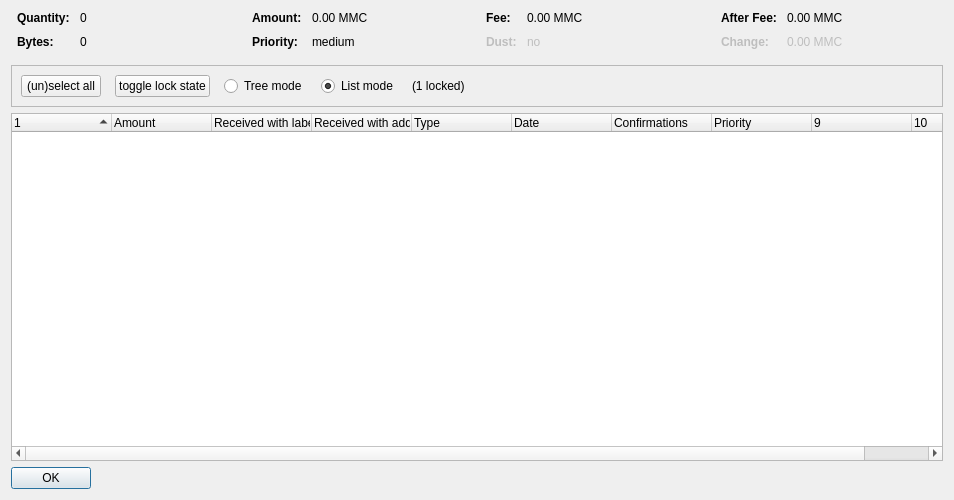
<?xml version="1.0" encoding="UTF-8"?>
<ui version="4.0">
 <class>CoinControlDialog</class>
 <widget class="QDialog" name="CoinControlDialog">
  <property name="geometry">
   <rect>
    <x>0</x>
    <y>0</y>
    <width>954</width>
    <height>500</height>
   </rect>
  </property>
  <property name="windowTitle">
   <string>Coin Selection</string>
  </property>
  <layout class="QVBoxLayout" name="verticalLayout">
   <item>
    <layout class="QHBoxLayout" name="horizontalLayoutTop" stretch="0,0,0,0">
     <property name="topMargin">
      <number>0</number>
     </property>
     <property name="bottomMargin">
      <number>10</number>
     </property>
     <item>
      <layout class="QFormLayout" name="formLayoutCoinControl1">
       <property name="horizontalSpacing">
        <number>10</number>
       </property>
       <property name="verticalSpacing">
        <number>10</number>
       </property>
       <property name="leftMargin">
        <number>6</number>
       </property>
       <property name="rightMargin">
        <number>6</number>
       </property>
       <item row="0" column="0">
        <widget class="QLabel" name="labelCoinControlQuantityText">
         <property name="font">
          <font>
           <weight>75</weight>
           <bold>true</bold>
          </font>
         </property>
         <property name="text">
          <string>Quantity:</string>
         </property>
        </widget>
       </item>
       <item row="0" column="1">
        <widget class="QLabel" name="labelCoinControlQuantity">
         <property name="cursor">
          <cursorShape>IBeamCursor</cursorShape>
         </property>
         <property name="contextMenuPolicy">
          <enum>Qt::ActionsContextMenu</enum>
         </property>
         <property name="text">
          <string notr="true">0</string>
         </property>
         <property name="textInteractionFlags">
          <set>Qt::LinksAccessibleByMouse|Qt::TextSelectableByKeyboard|Qt::TextSelectableByMouse</set>
         </property>
        </widget>
       </item>
       <item row="1" column="0">
        <widget class="QLabel" name="labelCoinControlBytesText">
         <property name="font">
          <font>
           <weight>75</weight>
           <bold>true</bold>
          </font>
         </property>
         <property name="text">
          <string>Bytes:</string>
         </property>
        </widget>
       </item>
       <item row="1" column="1">
        <widget class="QLabel" name="labelCoinControlBytes">
         <property name="cursor">
          <cursorShape>IBeamCursor</cursorShape>
         </property>
         <property name="contextMenuPolicy">
          <enum>Qt::ActionsContextMenu</enum>
         </property>
         <property name="text">
          <string notr="true">0</string>
         </property>
         <property name="textInteractionFlags">
          <set>Qt::LinksAccessibleByMouse|Qt::TextSelectableByKeyboard|Qt::TextSelectableByMouse</set>
         </property>
        </widget>
       </item>
      </layout>
     </item>
     <item>
      <layout class="QFormLayout" name="formLayoutCoinControl2">
       <property name="horizontalSpacing">
        <number>10</number>
       </property>
       <property name="verticalSpacing">
        <number>10</number>
       </property>
       <property name="leftMargin">
        <number>6</number>
       </property>
       <property name="rightMargin">
        <number>6</number>
       </property>
       <item row="0" column="0">
        <widget class="QLabel" name="labelCoinControlAmountText">
         <property name="font">
          <font>
           <weight>75</weight>
           <bold>true</bold>
          </font>
         </property>
         <property name="text">
          <string>Amount:</string>
         </property>
        </widget>
       </item>
       <item row="0" column="1">
        <widget class="QLabel" name="labelCoinControlAmount">
         <property name="cursor">
          <cursorShape>IBeamCursor</cursorShape>
         </property>
         <property name="contextMenuPolicy">
          <enum>Qt::ActionsContextMenu</enum>
         </property>
         <property name="text">
          <string notr="true">0.00 MMC</string>
         </property>
         <property name="textInteractionFlags">
          <set>Qt::LinksAccessibleByMouse|Qt::TextSelectableByKeyboard|Qt::TextSelectableByMouse</set>
         </property>
        </widget>
       </item>
       <item row="1" column="0">
        <widget class="QLabel" name="labelCoinControlPriorityText">
         <property name="font">
          <font>
           <weight>75</weight>
           <bold>true</bold>
          </font>
         </property>
         <property name="text">
          <string>Priority:</string>
         </property>
        </widget>
       </item>
       <item row="1" column="1">
        <widget class="QLabel" name="labelCoinControlPriority">
         <property name="cursor">
          <cursorShape>IBeamCursor</cursorShape>
         </property>
         <property name="contextMenuPolicy">
          <enum>Qt::ActionsContextMenu</enum>
         </property>
         <property name="text">
          <string>medium</string>
         </property>
         <property name="textInteractionFlags">
          <set>Qt::LinksAccessibleByMouse|Qt::TextSelectableByKeyboard|Qt::TextSelectableByMouse</set>
         </property>
        </widget>
       </item>
      </layout>
     </item>
     <item>
      <layout class="QFormLayout" name="formLayoutCoinControl3">
       <property name="horizontalSpacing">
        <number>10</number>
       </property>
       <property name="verticalSpacing">
        <number>10</number>
       </property>
       <property name="leftMargin">
        <number>6</number>
       </property>
       <property name="rightMargin">
        <number>6</number>
       </property>
       <item row="0" column="0">
        <widget class="QLabel" name="labelCoinControlFeeText">
         <property name="font">
          <font>
           <weight>75</weight>
           <bold>true</bold>
          </font>
         </property>
         <property name="text">
          <string>Fee:</string>
         </property>
        </widget>
       </item>
       <item row="0" column="1">
        <widget class="QLabel" name="labelCoinControlFee">
         <property name="cursor">
          <cursorShape>IBeamCursor</cursorShape>
         </property>
         <property name="contextMenuPolicy">
          <enum>Qt::ActionsContextMenu</enum>
         </property>
         <property name="text">
          <string notr="true">0.00 MMC</string>
         </property>
         <property name="textInteractionFlags">
          <set>Qt::LinksAccessibleByMouse|Qt::TextSelectableByKeyboard|Qt::TextSelectableByMouse</set>
         </property>
        </widget>
       </item>
       <item row="1" column="0">
        <widget class="QLabel" name="labelCoinControlLowOutputText">
         <property name="enabled">
          <bool>false</bool>
         </property>
         <property name="font">
          <font>
           <weight>75</weight>
           <bold>true</bold>
          </font>
         </property>
         <property name="text">
          <string>Dust:</string>
         </property>
        </widget>
       </item>
       <item row="1" column="1">
        <widget class="QLabel" name="labelCoinControlLowOutput">
         <property name="enabled">
          <bool>false</bool>
         </property>
         <property name="cursor">
          <cursorShape>IBeamCursor</cursorShape>
         </property>
         <property name="contextMenuPolicy">
          <enum>Qt::ActionsContextMenu</enum>
         </property>
         <property name="text">
          <string>no</string>
         </property>
         <property name="textInteractionFlags">
          <set>Qt::LinksAccessibleByMouse|Qt::TextSelectableByKeyboard|Qt::TextSelectableByMouse</set>
         </property>
        </widget>
       </item>
      </layout>
     </item>
     <item>
      <layout class="QFormLayout" name="formLayoutCoinControl4">
       <property name="horizontalSpacing">
        <number>10</number>
       </property>
       <property name="verticalSpacing">
        <number>10</number>
       </property>
       <property name="leftMargin">
        <number>6</number>
       </property>
       <property name="rightMargin">
        <number>6</number>
       </property>
       <item row="0" column="0">
        <widget class="QLabel" name="labelCoinControlAfterFeeText">
         <property name="font">
          <font>
           <weight>75</weight>
           <bold>true</bold>
          </font>
         </property>
         <property name="text">
          <string>After Fee:</string>
         </property>
        </widget>
       </item>
       <item row="0" column="1">
        <widget class="QLabel" name="labelCoinControlAfterFee">
         <property name="cursor">
          <cursorShape>IBeamCursor</cursorShape>
         </property>
         <property name="contextMenuPolicy">
          <enum>Qt::ActionsContextMenu</enum>
         </property>
         <property name="text">
          <string notr="true">0.00 MMC</string>
         </property>
         <property name="textInteractionFlags">
          <set>Qt::LinksAccessibleByMouse|Qt::TextSelectableByKeyboard|Qt::TextSelectableByMouse</set>
         </property>
        </widget>
       </item>
       <item row="1" column="0">
        <widget class="QLabel" name="labelCoinControlChangeText">
         <property name="enabled">
          <bool>false</bool>
         </property>
         <property name="font">
          <font>
           <weight>75</weight>
           <bold>true</bold>
          </font>
         </property>
         <property name="text">
          <string>Change:</string>
         </property>
        </widget>
       </item>
       <item row="1" column="1">
        <widget class="QLabel" name="labelCoinControlChange">
         <property name="enabled">
          <bool>false</bool>
         </property>
         <property name="cursor">
          <cursorShape>IBeamCursor</cursorShape>
         </property>
         <property name="contextMenuPolicy">
          <enum>Qt::ActionsContextMenu</enum>
         </property>
         <property name="text">
          <string notr="true">0.00 MMC</string>
         </property>
         <property name="textInteractionFlags">
          <set>Qt::LinksAccessibleByMouse|Qt::TextSelectableByKeyboard|Qt::TextSelectableByMouse</set>
         </property>
        </widget>
       </item>
      </layout>
     </item>
    </layout>
   </item>
   <item>
    <widget class="QFrame" name="frame">
     <property name="minimumSize">
      <size>
       <width>0</width>
       <height>40</height>
      </size>
     </property>
     <property name="frameShape">
      <enum>QFrame::StyledPanel</enum>
     </property>
     <property name="frameShadow">
      <enum>QFrame::Sunken</enum>
     </property>
     <layout class="QHBoxLayout" name="horizontalLayout">
      <item>
       <layout class="QHBoxLayout" name="horizontalLayoutPanel" stretch="0,0,0,0,0,0">
        <property name="spacing">
         <number>14</number>
        </property>
        <item>
         <widget class="QPushButton" name="pushButtonSelectAll">
          <property name="sizePolicy">
           <sizepolicy hsizetype="Maximum" vsizetype="Fixed">
            <horstretch>0</horstretch>
            <verstretch>0</verstretch>
           </sizepolicy>
          </property>
          <property name="text">
           <string>(un)select all</string>
          </property>
          <property name="autoDefault">
           <bool>false</bool>
          </property>
         </widget>
        </item>
        <item>
         <widget class="QPushButton" name="pushButtonToggleLock">
          <property name="sizePolicy">
           <sizepolicy hsizetype="Maximum" vsizetype="Fixed">
            <horstretch>0</horstretch>
            <verstretch>0</verstretch>
           </sizepolicy>
          </property>
          <property name="text">
           <string>toggle lock state</string>
          </property>
          <property name="autoDefault">
           <bool>false</bool>
          </property>
         </widget>
        </item>
        <item>
         <widget class="QRadioButton" name="radioTreeMode">
          <property name="sizePolicy">
           <sizepolicy hsizetype="Maximum" vsizetype="Fixed">
            <horstretch>0</horstretch>
            <verstretch>0</verstretch>
           </sizepolicy>
          </property>
          <property name="text">
           <string>Tree mode</string>
          </property>
         </widget>
        </item>
        <item>
         <widget class="QRadioButton" name="radioListMode">
          <property name="sizePolicy">
           <sizepolicy hsizetype="Maximum" vsizetype="Fixed">
            <horstretch>0</horstretch>
            <verstretch>0</verstretch>
           </sizepolicy>
          </property>
          <property name="text">
           <string>List mode</string>
          </property>
          <property name="checked">
           <bool>true</bool>
          </property>
         </widget>
        </item>
        <item>
         <widget class="QLabel" name="labelLocked">
          <property name="text">
           <string>(1 locked)</string>
          </property>
         </widget>
        </item>
        <item>
         <spacer name="horizontalSpacer">
          <property name="orientation">
           <enum>Qt::Horizontal</enum>
          </property>
          <property name="sizeHint" stdset="0">
           <size>
            <width>40</width>
            <height>20</height>
           </size>
          </property>
         </spacer>
        </item>
       </layout>
      </item>
     </layout>
    </widget>
   </item>
   <item>
    <widget class="CoinControlTreeWidget" name="treeWidget">
     <property name="contextMenuPolicy">
      <enum>Qt::CustomContextMenu</enum>
     </property>
     <property name="sortingEnabled">
      <bool>false</bool>
     </property>
     <property name="columnCount">
      <number>10</number>
     </property>
     <attribute name="headerShowSortIndicator" stdset="0">
      <bool>true</bool>
     </attribute>
     <attribute name="headerStretchLastSection">
      <bool>false</bool>
     </attribute>
     <column>
      <property name="text">
       <string/>
      </property>
     </column>
     <column>
      <property name="text">
       <string>Amount</string>
      </property>
     </column>
     <column>
      <property name="text">
       <string>Received with label</string>
      </property>
     </column>
     <column>
      <property name="text">
       <string>Received with address</string>
      </property>
     </column>
     <column>
      <property name="text">
       <string>Type</string>
      </property>
     </column>
     <column>
      <property name="text">
       <string>Date</string>
      </property>
     </column>
     <column>
      <property name="text">
       <string>Confirmations</string>
      </property>
      <property name="toolTip">
       <string>Confirmed</string>
      </property>
     </column>
     <column>
      <property name="text">
       <string>Priority</string>
      </property>
     </column>
     <column>
      <property name="text">
       <string/>
      </property>
     </column>
     <column>
      <property name="text">
       <string/>
      </property>
     </column>
    </widget>
   </item>
   <item>
    <widget class="QDialogButtonBox" name="buttonBox">
     <property name="sizePolicy">
      <sizepolicy hsizetype="Maximum" vsizetype="Fixed">
       <horstretch>0</horstretch>
       <verstretch>0</verstretch>
      </sizepolicy>
     </property>
     <property name="orientation">
      <enum>Qt::Horizontal</enum>
     </property>
     <property name="standardButtons">
      <set>QDialogButtonBox::Ok</set>
     </property>
    </widget>
   </item>
  </layout>
 </widget>
 <customwidgets>
  <customwidget>
   <class>CoinControlTreeWidget</class>
   <extends>QTreeWidget</extends>
   <header>coincontroltreewidget.h</header>
  </customwidget>
 </customwidgets>
 <resources/>
 <connections/>
</ui>
